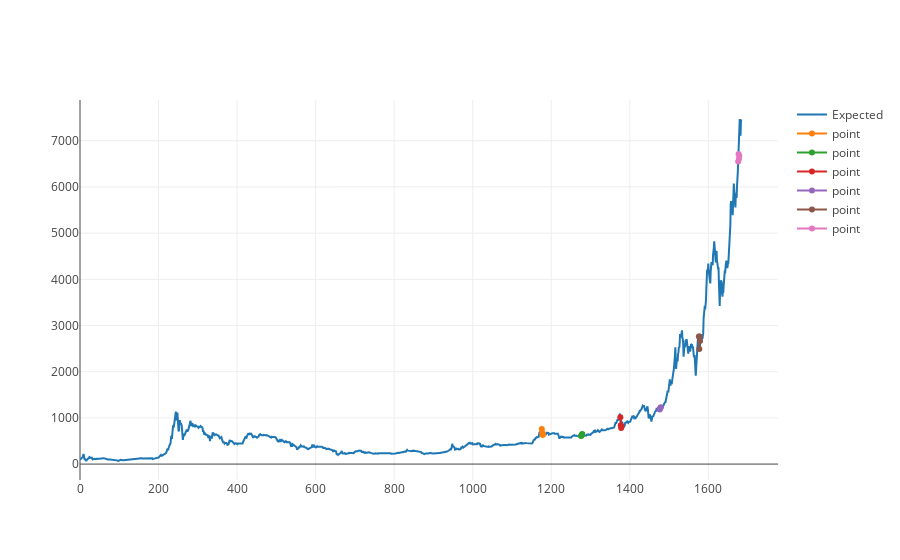

Notebook cell for this chart:
### Code cell
# Create a multi-step predictor
def create_data(df, n_lag, n_seq):
    raw_values = df['new_weighted_price'].values
    dif = difference(raw_values, 3).values
    dif = dif.reshape(len(dif), 1)
    
    scaler = MinMaxScaler(feature_range=(-1, 1))
    scaled_values = scaler.fit_transform(dif)
    scaled_values = scaled_values.reshape(len(scaled_values), 1)
    
    supervised = series_to_supervised(scaled_values, n_lag, n_seq)
    supervised_values = supervised.values
    
    train_size = int(len(supervised_values) * 0.7)
    test_size = len(supervised_values) - train_size
    train, test = supervised_values[0:train_size,:], supervised_values[train_size:len(supervised_values),:]
    
    return scaler, train, test

def fit_lstm(train, n_lag, n_seq, n_batch, nb_epoch, n_neurons):
    # reshape training into [samples, timesteps, features]
    X, y = train[:, 0:n_lag], train[:, n_lag:]
    X = X.reshape(X.shape[0], 1, X.shape[1])
    # design network
    model = Sequential()
    model.add(LSTM(n_neurons, batch_input_shape=(n_batch, X.shape[1], X.shape[2]), stateful=True))
    model.add(Dense(y.shape[1]))
    model.compile(loss='mean_squared_error', optimizer='adam')
    # fit network
    for i in range(nb_epoch):
        model.fit(X, y, epochs=1, batch_size=n_batch, verbose=0, shuffle=False)
        model.reset_states()
    return model

def forecast_lstm(model, X, n_batch):
    # reshape input pattern to [samples, timesteps, features]
    X = X.reshape(1, 1, len(X))
    # make forecast
    forecast = model.predict(X, batch_size=n_batch)
    # convert to array
    return [x for x in forecast[0, :]]

def inverse_difference(last_ob, forecast):
    # invert first forecast
    inverted = list()
    inverted.append(forecast[0] + last_ob)
    # propagate difference forecast using inverted first value
    for i in range(1, len(forecast)):
        inverted.append(forecast[i] + inverted[i-1])
    return inverted

def make_forecasts(model, n_batch, train, test, n_lag, n_seq):
    forecasts = list()
    for i in range(len(test)):
        X, y = test[i, 0:n_lag], test[i, n_lag:]
        # make forecast
        forecast = forecast_lstm(model, X, n_batch)
        # store the forecast
        forecasts.append(forecast)
    return forecasts

# evaluate the RMSE for each forecast time step
def evaluate_forecasts(test, forecasts, n_lag, n_seq):
    for i in range(n_seq):
        actual = [row[i] for row in test]
        predicted = [forecast[i] for forecast in forecasts]
        rmse = math.sqrt(mean_squared_error(actual, predicted))
        print('t+%d RMSE: %f' % ((i+1), rmse))
 
# plot the forecasts in the context of the original dataset
def plot_forecasts(series, forecasts, n_test):
    expected = go.Scatter(x=np.arange(0, len(series)), y=series, name='Expected')
    plots = [expected]
    for i in range(0,len(forecasts), 100):
        off_s = len(series) - n_test + i - 1
        off_e = off_s + len(forecasts[i]) + 1
        xaxis = [x for x in range(off_s, off_e)]
        yaxis = [series[off_s]] + forecasts[i]
        chart = go.Scatter(x=xaxis, y=yaxis, name='point')
        plots.append(chart)

    py.iplot(plots)
    
# inverse data transform on forecasts
def inverse_transform(series, forecasts, scaler, n_test):
    inverted = list()
    for i in range(len(forecasts)):
        # create array from forecast
        forecast = np.array(forecasts[i])
        forecast = forecast.reshape(1, len(forecast))
        # invert scaling
        inv_scale = scaler.inverse_transform(forecast)
        inv_scale = inv_scale[0, :]
        # invert differencing
        index = len(series) - n_test + i - 1
        last_ob = series[index]
        inv_diff = inverse_difference(last_ob, inv_scale)
        # store
        inverted.append(inv_diff)
    return inverted


n_lag = 1
n_seq = 3
n_batch = 1
n_epochs = 50
n_neurons = 50

raw_data = df['new_weighted_price'].values
train_size = int(len(raw_data) * 0.7)
test_size = len(raw_data) - train_size

scaler, train, test = create_data(df, n_lag, n_seq)
model = fit_lstm(train, n_lag, n_seq, n_batch, n_epochs, n_neurons)

forecast = make_forecasts(model, n_batch, train, test, n_lag, n_seq)
forecasts = inverse_transform(raw_data, forecast, scaler, test_size+2)
actual = [row[n_lag:] for row in test]
actual = inverse_transform(raw_data, actual, scaler, test_size+2)
# evaluate forecasts
evaluate_forecasts(actual, forecasts, n_lag, n_seq)
# plot forecasts
plot_forecasts(raw_data, forecasts, test_size+2)

### Figure 1 — Plotly figure (JSON) as saved in the notebook; plotly's stock layout.template omitted (floating-point values rounded to 4 significant figures; data arrays with more than 128 entries replaced by an {"elided": "..."} marker saying what was removed)
{"data": [{"name": "Expected", "type": "scatter", "x": {"elided": "1685 int values"}, "y": {"elided": "1685 float values"}}, {"name": "point", "type": "scatter", "x": [1176, 1177, 1178, 1179], "y": [759.1, 679.5, 629.1, 645.3]}, {"name": "point", "type": "scatter", "x": [1276, 1277, 1278, 1279], "y": [605.7, 620.6, 635.7, 652.3]}, {"name": "point", "type": "scatter", "x": [1376, 1377, 1378, 1379], "y": [1012.0, 842.3, 779.7, 811.8]}, {"name": "point", "type": "scatter", "x": [1476, 1477, 1478, 1479], "y": [1180.0, 1202.0, 1217.0, 1232.0]}, {"name": "point", "type": "scatter", "x": [1576, 1577, 1578, 1579], "y": [2760.0, 2494.0, 2764.0, 2663.0]}, {"name": "point", "type": "scatter", "x": [1676, 1677, 1678, 1679], "y": [6553.0, 6715.0, 6607.0, 6670.0]}], "layout": {}}
